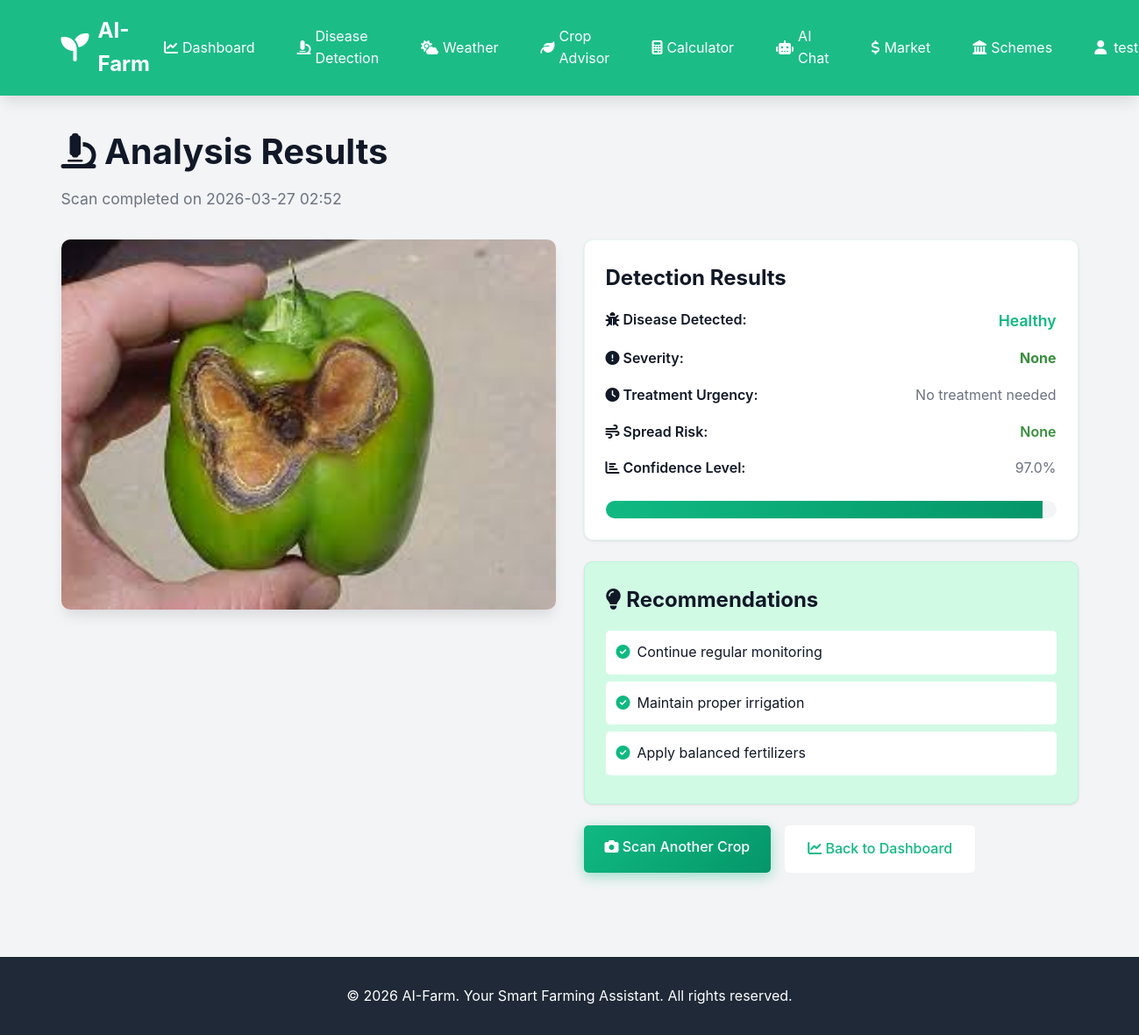
The app's page /scan-result/2 (signed in) with its own data.
### tables this page shows
CREATE TABLE crop_scans
                 (id INTEGER PRIMARY KEY AUTOINCREMENT,
                  user_id INTEGER,
                  image_path TEXT,
                  crop_type TEXT,
                  disease_detected TEXT,
                  confidence REAL,
                  recommendations TEXT,
                  scan_date TIMESTAMP DEFAULT CURRENT_TIMESTAMP,
                  FOREIGN KEY (user_id) REFERENCES users (id));

### app.py (the view)
@app.route('/scan-result/<int:scan_id>')
@login_required
def scan_result(scan_id):
    conn = sqlite3.connect('aifarm.db')
    conn.row_factory = sqlite3.Row
    c = conn.cursor()
    c.execute('SELECT * FROM crop_scans WHERE id = ? AND user_id = ?',
              (scan_id, session['user_id']))
    scan = c.fetchone()
    conn.close()
    if not scan:
        flash('Scan not found.', 'error')
        return redirect(url_for('disease_detection'))
    recommendations = json.loads(scan['recommendations']) if scan['recommendations'] else []
    raw = json.loads(scan['recommendations']) if scan['recommendations'] else {}
    if isinstance(raw, list):
        recommendations = raw
        severity = 'N/A'
        treatment_urgency = 'N/A'
        spread_risk = 'N/A'
    else:
        recommendations = raw.get('recommendations', [])
        severity = raw.get('severity', 'N/A')
        treatment_urgency = raw.get('treatment_urgency', 'N/A')
        spread_risk = raw.get('spread_risk', 'N/A')
    return render_template('scan_result.html', scan=scan,
                           recommendations=recommendations,
                           severity=severity,
                           treatment_urgency=treatment_urgency,
                           spread_risk=spread_risk)

### app.py (called while the page is built)
def login_required(f):
    @wraps(f)
    def decorated_function(*args, **kwargs):
        if 'user_id' not in session:
            flash('Please log in to access this page.', 'warning')
            return redirect(url_for('login'))
        return f(*args, **kwargs)
    return decorated_function

### templates/scan_result.html (shortened to what this page needs)
{% extends "base.html" %}
{% block content %}
<div class="page-container">
    <div class="container">
        <div class="page-header">
            <h1><i class="fas fa-microscope"></i> Analysis Results</h1>
            <p>Scan completed on {{ scan.scan_date[:16] }}</p>
        </div>
        <div class="result-container">
            <div class="result-image">
                <img src="{{ url_for('static', filename=scan.image_path) }}" alt="Scanned crop">
            </div>
            <div class="result-details">
                <div class="result-card">
                    <h2>Detection Results</h2>
                    <div class="result-info">
                        <div class="info-item">
                            <span class="label"><i class="fas fa-bug"></i> Disease Detected:</span>
                            <span class="value disease-name {% if scan.disease_detected == 'Healthy' %}healthy{% else %}diseased{% endif %}">
                                {{ scan.disease_detected | capitalize }}
                            </span>
                        </div>
                        <div class="info-item">
                            <span class="label"><i class="fas fa-exclamation-circle"></i> Severity:</span>
                            <span class="value" style="font-weight:700;color:
                                {% if severity == 'Critical' %}#d32f2f
                                {% elif severity == 'High' %}#f57c00
                                {% elif severity == 'Moderate' %}#fbc02d
                                {% elif severity in ['Low','None'] %}#388e3c
                                {% else %}#555{% endif %};">
                                {% if severity and severity != 'N/A' %}{{ severity }}{% else %}—{% endif %}
                            </span>
                        </div>
                        <div class="info-item">
                            <span class="label"><i class="fas fa-clock"></i> Treatment Urgency:</span>
                            <span class="value">{% if treatment_urgency and treatment_urgency != 'N/A' %}{{ treatment_urgency }}{% else %}—{% endif %}</span>
                        </div>
                        <div class="info-item">
                            <span class="label"><i class="fas fa-wind"></i> Spread Risk:</span>
                            <span class="value" style="font-weight:600;color:
                                {% if spread_risk == 'High' %}#d32f2f
                                {% elif spread_risk == 'Medium' %}#f57c00
                                {% elif spread_risk in ['Low','None'] %}#388e3c
                                {% else %}#555{% endif %};">
                                {% if spread_risk and spread_risk != 'N/A' %}{{ spread_risk }}{% else %}—{% endif %}
                            </span>
                        </div>
                        <div class="info-item">
                            <span class="label"><i class="fas fa-chart-bar"></i> Confidence Level:</span>
                            <span class="value">{{ (scan.confidence * 100)|round(1) }}%</span>
                        </div>
                        <div class="confidence-bar">
                            <div class="confidence-fill" style="width: {{ (scan.confidence * 100)|round(1) }}%"></div>
                        </div>
                    </div>
                </div>
                <div class="result-card recommendations">
                    <h2><i class="fas fa-lightbulb"></i> Recommendations</h2>
                    {% if recommendations %}
                        <ul class="recommendation-list">
                            {% for rec in recommendations %}
                            <li><i class="fas fa-check-circle"></i> {{ rec }}</li>
                            {% endfor %}
                        </ul>
                    {% else %}
                        <p>No specific recommendations available.</p>
                    {% endif %}
                </div>
                <div class="result-actions">
                    <a href="{{ url_for('disease_detection') }}" class="btn btn-primary"><i class="fas fa-camera"></i> Scan Another Crop</a>
                    <a href="{{ url_for('dashboard') }}" class="btn btn-secondary"><i class="fas fa-chart-line"></i> Back to Dashboard</a>
                </div>
            </div>
        </div>
    </div>
</div>
{% endblock %}

### static/css/style.css (style rules this page uses)
* { margin: 0; padding: 0; box-sizing: border-box; }
:root { --primary-color: #10B981; --primary-dark: #059669; --primary-light: #34D399; --secondary-color: #3B82F6; --danger-color: #EF4444; --warning-color: #F59E0B; --success-color: #10B981; --dark: #1F2937; --light: #F3F4F6; --white: #FFFFFF; --text-dark: #111827; --text-light: #6B7280; --border-color: #E5E7EB; --shadow: 0 1px 3px 0 rgba(0, 0, 0, 0.1); --shadow-lg: 0 10px 15px -3px rgba(0, 0, 0, 0.1); }
body { font-family: -apple-system, BlinkMacSystemFont, 'Segoe UI', Roboto, 'Helvetica Neue', Arial, sans-serif; line-height: 1.6; color: var(--text-dark); background-color: var(--light); }
.container { max-width: 1200px; margin: 0 auto; padding: 0 20px; }
.btn { display: inline-block; padding: 0.75rem 1.5rem; border-radius: 5px; text-decoration: none; border: none; cursor: pointer; font-size: 1rem; transition: all 0.3s; font-weight: 500; }
.btn-primary { background: var(--primary-color); color: var(--white); }
.btn-secondary { background: var(--white); color: var(--primary-color); border: 2px solid var(--white); }
.page-header { margin-bottom: 2rem; }
.page-header h1 { font-size: 2.5rem; color: var(--text-dark); margin-bottom: 0.5rem; }
.page-header p { color: var(--text-light); font-size: 1.1rem; }
.page-container { padding: 2rem 0; min-height: calc(100vh - 200px); }
.result-container { display: grid; grid-template-columns: 1fr 1fr; gap: 2rem; }
.result-image img { width: 100%; border-radius: 10px; box-shadow: var(--shadow-lg); }
.result-details { display: flex; flex-direction: column; gap: 1.5rem; }
.result-card { background: var(--white); padding: 1.5rem; border-radius: 10px; box-shadow: var(--shadow); }
.result-card h2 { margin-bottom: 1rem; color: var(--text-dark); }
.result-info { display: flex; flex-direction: column; gap: 1rem; }
.info-item { display: flex; justify-content: space-between; }
.label { font-weight: 600; color: var(--text-dark); }
.value { color: var(--text-light); }
.disease-name { font-weight: 600; font-size: 1.1rem; }
.disease-name.healthy { color: var(--success-color); }
.confidence-bar { width: 100%; height: 20px; background: var(--light); border-radius: 10px; overflow: hidden; margin-top: 0.5rem; }
.confidence-fill { height: 100%; background: linear-gradient(90deg, var(--primary-color), var(--primary-dark)); transition: width 0.5s; }
.recommendations { background: #D1FAE5 !important; }
.recommendation-list { list-style: none; padding: 0; }
.recommendation-list li { padding: 0.75rem; background: var(--white); margin-bottom: 0.5rem; border-radius: 5px; display: flex; align-items: start; gap: 0.5rem; }
.recommendation-list i { color: var(--success-color); margin-top: 0.25rem; }
.result-actions { display: flex; gap: 1rem; }
button, .btn, a, input, select, textarea { transition: all 0.3s cubic-bezier(0.4, 0, 0.2, 1); }
.btn-primary { background: linear-gradient(135deg, var(--primary-color), var(--primary-dark)); box-shadow: 0 4px 15px rgba(16, 185, 129, 0.4); }
.dashboard-card, .result-card, .weather-container > * { border: 1px solid rgba(16, 185, 129, 0.1); }
.page-container { animation: fadeIn 0.5s ease-in; }
html { scroll-behavior: smooth; }

### records on screen
crop_scans: scan_date "2026-03-27 02:52", image_path (picture), disease_detected "Healthy", crop_type "None", (scan.confidence*100)|round(1) "97.0"

### other values on screen
{{ session.username }} "test"
{{ treatment_urgency }} "No treatment needed"
{{ rec }} "Continue regular monitoring" "Maintain proper irrigation" "Apply balanced fertilizers"
